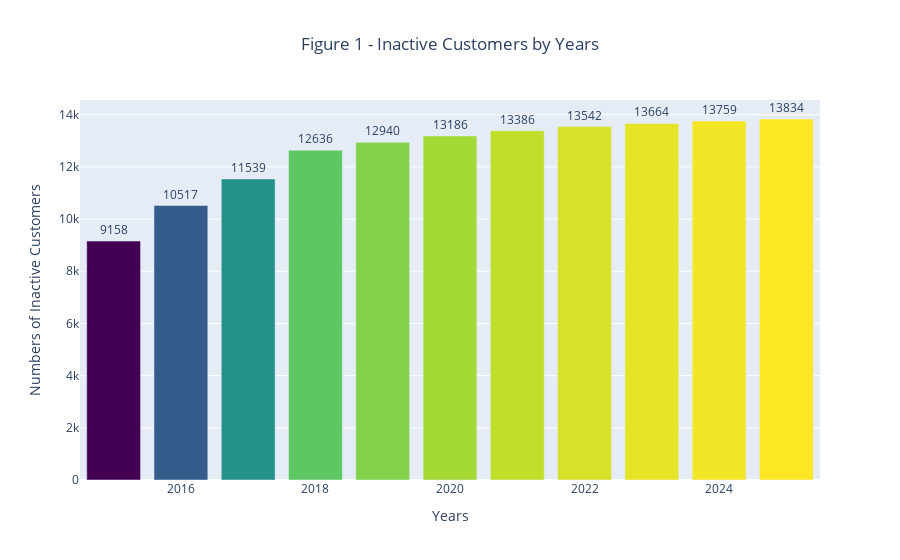

Notebook code cell kept with this figure:
### Markdown cell above
# Plot inactive, active high value customers over time

### Code cell
# Inactive Customers
value = segments.iloc[0,:].round(0)
label = segments.columns
trace = go.Bar(y=value, 
               x=label,text = value,textposition= "outside",
               marker={'color': value,
                   'colorscale': 'Viridis'})
layout = go.Layout(title="Figure 1 - Inactive Customers by Years", 
                   xaxis={'title' : "Years"},
                  yaxis={'title' : "Numbers of Inactive Customers" },
                  title_x=0.5)
fig = go.Figure(data=trace, layout=layout)
iplot(fig)
fig.show('png')

### Figure 1 — Plotly figure (JSON) as saved in the notebook; plotly's stock layout.template omitted (floating-point values rounded to 4 significant figures)
{"data": [{"marker": {"color": [9158, 10517, 11539, 12636, 12940, 13186, 13386, 13542, 13664, 13759, 13834], "colorscale": [[0, "#440154"], [0.1111, "#482878"], [0.2222, "#3e4989"], [0.3333, "#31688e"], [0.4444, "#26828e"], [0.5556, "#1f9e89"], [0.6667, "#35b779"], [0.7778, "#6ece58"], [0.8889, "#b5de2b"], [1, "#fde725"]]}, "text": [9158, 10517, 11539, 12636, 12940, 13186, 13386, 13542, 13664, 13759, 13834], "textposition": "outside", "type": "bar", "x": [2015, 2016, 2017, 2018, 2019, 2020, 2021, 2022, 2023, 2024, 2025], "y": [9158, 10517, 11539, 12636, 12940, 13186, 13386, 13542, 13664, 13759, 13834]}], "layout": {"title": {"text": "Figure 1 - Inactive Customers by Years", "x": 0.5}, "xaxis": {"title": {"text": "Years"}}, "yaxis": {"title": {"text": "Numbers of Inactive Customers"}}}}
